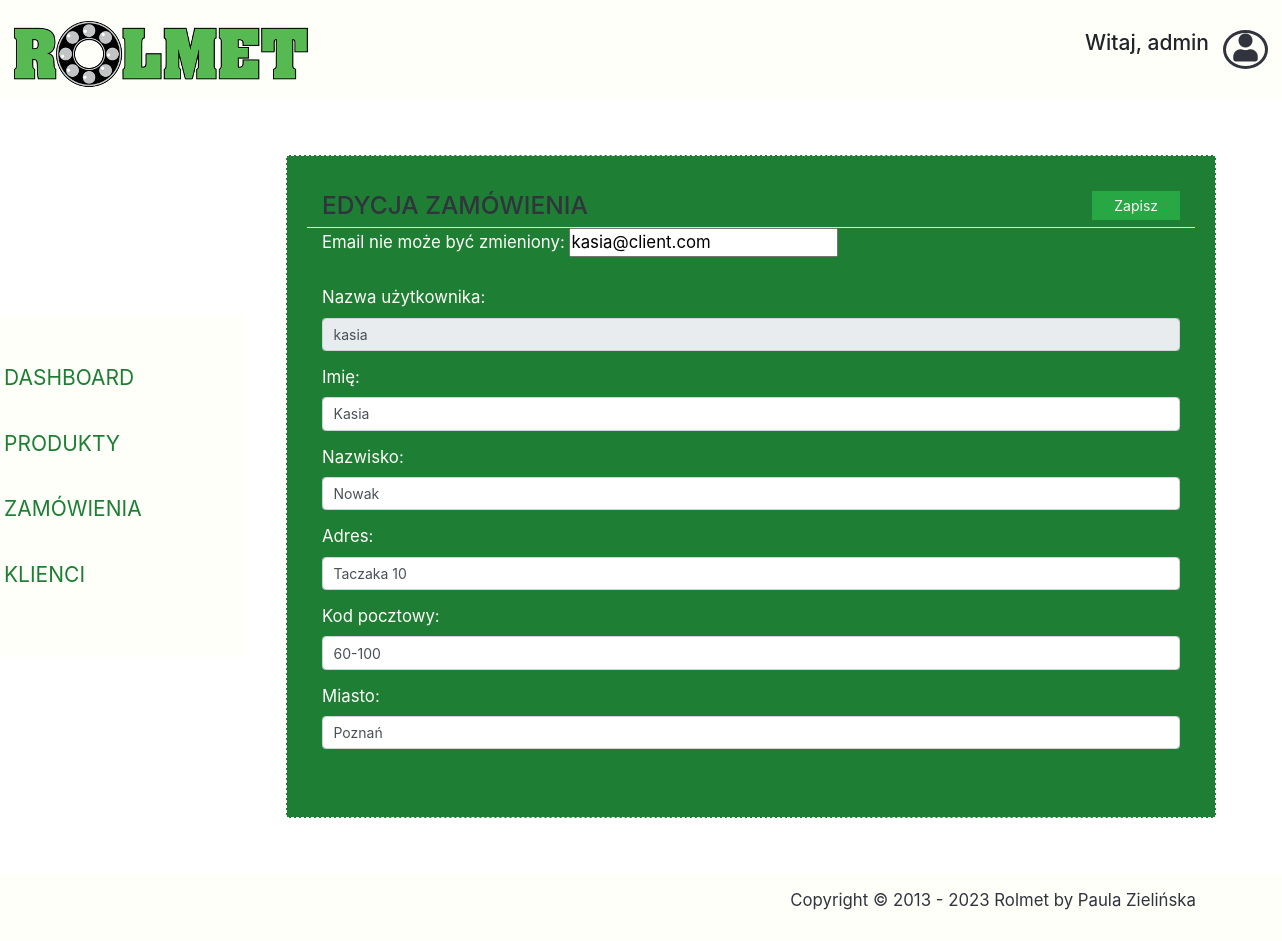
Screenshot of /customer/edit/2 (signed in) with the database file from the repository.
### account/models.py (models this page shows, shortened)
class UserBase(AbstractBaseUser, PermissionsMixin):
    email = models.EmailField(_('email address'), unique=True)
    user_name = models.CharField(max_length=150, unique=True)
    first_name = models.CharField(max_length=100, blank=True)
    last_name = models.CharField(max_length=150, blank=True)
    address = models.CharField(max_length=150, blank=True)
    postal_code = models.CharField(max_length=20, blank=True)
    city = models.CharField(max_length=150, blank=True)
    created = models.DateTimeField(auto_now_add=True)
    updated = models.DateTimeField(auto_now=True)
    is_active = models.BooleanField(default=False)
    is_staff = models.BooleanField(default=False)
    objects = CustomAccountManager()
    USERNAME_FIELD = 'email'
    REQUIRED_FIELDS = ['user_name']
    class Meta:
        verbose_name = "Accounts"
        verbose_name_plural = "Accounts"

### shoprolmet/views.py (the view)
# urls.py: path('customer/edit/<int:customer_id>', views.edit_customer),
@staff_member_required
def edit_customer(request, customer_id):
    customer = get_object_or_404(UserBase, id=customer_id)
    if request.method == 'POST':
        form = CustomerEditForm(request.POST, instance=customer)
        if form.is_valid():
            form.save()
            return redirect('/customers/list/')
    else:
        form = CustomerEditForm(instance=customer)
    return render(request, "order-edit.html", {'form': form,
                                               'customer': customer})

### cart/context_processors.py (called while the page is built)
def cart(request):
    return {'cart': Cart(request)}

### shoprolmet/templates/order-edit.html (shortened to what this page needs)
{% extends "__dashboardbase__.html" %}
{% block content %}
        <form action="" method="POST">
            <div class="dashboard-content border-dashed p-3 m-4 view-height">
                <div class="mt-4 ml-4 mr-4">
                    <div class="row border-bottom border-3">
                        <div class="col">
                            <h3 class="color-header text-uppercase">
                            Edycja zamówienia </h3>
                        </div>
                        <div class="col d-flex justify-content-end mb-2">
                            <button type="submit"
                                    class="btn btn-color rounded-0 pt-0 pb-0 pr-4 pl-4">
                                Zapisz
                            </button>
                        </div>
                    </div>
                    <div>
                        <table class="table borderless padding-small">
                                {{ form.as_p }}
                        </table>
                    </div>
                </div>
            </div>
        </form>
{% endblock content %}

### shoprolmet/templates/__dashboardbase__.html (shortened to what this page needs)
{% load static %}
<!DOCTYPE html>
<html lang="en">
<head>
    <link rel="stylesheet" type="text/css" href="{% static 'css/style.css' %}">
    <link rel="stylesheet" href="https://use.fontawesome.com/releases/v5.5.0/css/all.css">
    <link rel="stylesheet" href="https://stackpath.bootstrapcdn.com/bootstrap/4.1.3/css/bootstrap.min.css"
>
</head>
<body>
    <header class="page-header">
        <nav class="navbar navbar-expand-lg justify-content-between">
            <a href="/main/" class="navbar-brand main-logo main-logo-smaller justify-content-left">
                <img src="/static/images/rolmet-logo.png" alt="logo"></a>
            <div class="d-flex justify-content-end">
                <h4 class="mr-3">Witaj, {{ user.first_name }}</h4>
                <div class="circle-div text-center"><i class="fas fa-user icon-user"></i></div>
            </div>
        </nav>
    </header>
    <section class="dashboard-section">
        <table>
            <td>
                <div class="row dashboard-nowrap">
                    <ul class="nav flex-column long-bg padding-small text-uppercase">
                        <li class="nav-item">
                            <a class="nav-link" href="/main/">
                                <span>Dashboard</span>
                            </a>
                        </li>
                        <li class="nav-item">
                            <a class="nav-link" href="/products/list/">
                                <span>Produkty</span>
                            </a>
                        </li>
                        <li class="nav-item">
                            <a class="nav-link" href="/orders/list/">
                                <span>Zamówienia</span>
                            </a>
                        </li>
                        <li class="nav-item">
                            <a class="nav-link" href="/customers/list/">
                                <span>Klienci</span>
                            </a>
                        </li>
                    </ul>
                </div>
            </td>
            <td>
                    <div class="m-4 p-3 text-color-darker width-max">
{% block content %}{% endblock content %}
                    </div>
            </td>
        </table>
    </section>
    <footer class="footer-section pt-3 pb-3">
        <div class="container text-right">
            <p class="text-color-lighter">
                Copyright © 2013 - 2023 Rolmet by Paula Zielińska
            </p>
        </div>
    </footer>
</body>
</html>

### static/css/style.css (style rules this page uses)
:root { --link-color: #31343d; --light-link-color: #1e7e34; --background-color: #fffffa; --lighter-background-color: #fffffa; --lighter-text-color: #31343d; --dark-text: #000000; --blue: #007bff; --yellow: #ffc107; --green: #1e7e34; font-size: 14px; }
* { margin: 0; padding: 0; box-sizing: border-box; }
html { min-height: 90%; }
body { font-family: "Open Sans", sans-serif; font-weight: 400; }
p { font-size: 1.2rem; }
.btn-color { background-color: var(--green); color: #fffffa; font-weight: 600; font-size: 20px; padding: 8px 18px; }
.border-dashed { border: .5px dashed var(--lighter-background-color); background: var(--light-link-color); }
.border-3 { border-width:3px !important; border-bottom-color: #fffffa !important; }
.view-height { min-height: 82.9vh; }
.text-color-darker { color: var(--background-color); }
.text-color-lighter { color: var(--lighter-text-color); }
.color-header { color: var(--link-color); }
.width-max { width: 1000px; }
.padding-small { padding: 40px 0; }
.page-header { background: var(--background-color); }
.nav-link { color: var(--light-link-color)!important; font-size: 1.1rem; }
.main-logo { font-family: "Charmonman", cursive; display: inline-block; color: var(--light-link-color)!important; margin-top: 10px; font-size: 2.7rem; font-weight: 600; }
.main-logo-smaller { font-size: 2rem; }
.footer-section { background: var(--background-color); }
.dashboard-nowrap { flex-wrap: nowrap; margin: 0; }
.long-bg { background: #fffffa; display: inline-block; vertical-align: top; min-height: 100%; }
.dashboard-section .nav-item { display: block; width: 260px; margin-bottom: 20px; }
.dashboard-section .nav-item .nav-link { display: flex; align-items: center; justify-content: space-between; }
.dashboard-section .nav-item a { font-size: 1.5rem; border-left: 5px solid transparent; }
.circle-div { border: 3px solid var(--link-color); border-radius: 50%; height: 39px; width: 45px; padding-top: 1px; }
.icon-user { font-size: 2rem; color: var(--link-color); }
.dashboard-content { margin-top: 20px; }

### rows the page displays
UserBase: first_name "admin"
UserBase: email "kasia@client.com", user_name "kasia", first_name "Kasia", last_name "Nowak", address "Taczaka 10", postal_code "60-100", city "Poznań"
